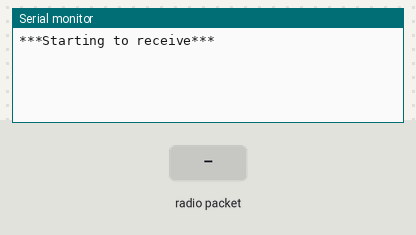
A sketch run on a simulated Arduino Uno, built with avr-gcc and run on an emulated ATmega328P. Parts: the last lines printed to the serial monitor. The inputs (shaded band) are chosen by the test bench. No radio packets arrive unless stated.

Above: at 1.2 s.
1.3 s: radio packet "1" arrives
At 2.2 s:
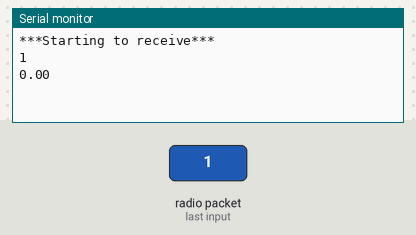
2.9 s: radio packet "0" arrives
At 3.4 s:
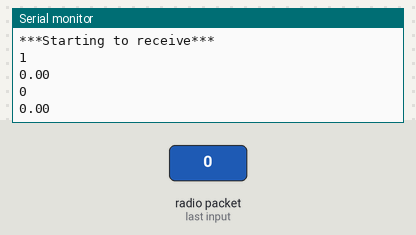
4.4 s: radio packet "2" arrives
At 5.8 s:
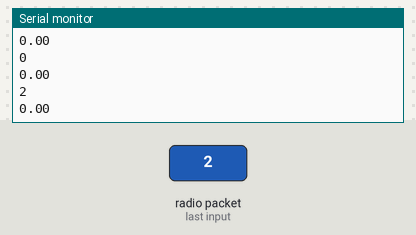
Timing chart, 0 to 7.4 s (numbered marks = the images above; inputs shaded):
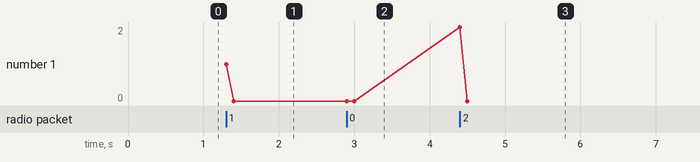

Measured:
- after the input at 1.3 s, the serial monitor: prints a new line at once (image 1)
- after the input at 2.9 s, the serial monitor: prints a new line at once (image 2)
- after the input at 4.4 s, the serial monitor: prints a new line at once (image 3)

The sketch:

sketch_oct25b_rcv-cpy.ino
```cpp
#include <SPI.h>
#include <nRF24L01.h>
#include <RF24.h>

RF24 radio(7, 8); // CE, CSN
const byte address[6] = "00001";

byte package[32];

void setup() {
  Serial.begin(9600);
  radio.begin();
  radio.setRetries(10, 15);
  radio.setDataRate(RF24_250KBPS);
  radio.openReadingPipe(0, address);
  radio.setPALevel(RF24_PA_MIN);
  radio.startListening();
  Serial.println("***Starting to receive***");
}
void loop() {

  char text[16] = "";
  float var;
  if (radio.available()) {
    radio.read(&text, sizeof(text));
    radio.read( package, sizeof( package ) );
    memcpy(  &var, package, sizeof( var ) );
    //decode


    Serial.println(text);
    delay(100);
    Serial.println( var );

//    char text[32] = "";
 //  radio.read(&text, sizeof(text));
//    int x ;
//    radio.read(&x, sizeof(x));
//    Serial.println(x);
//
  //Serial.println(text);
  delay(1000);
  }
}
```
